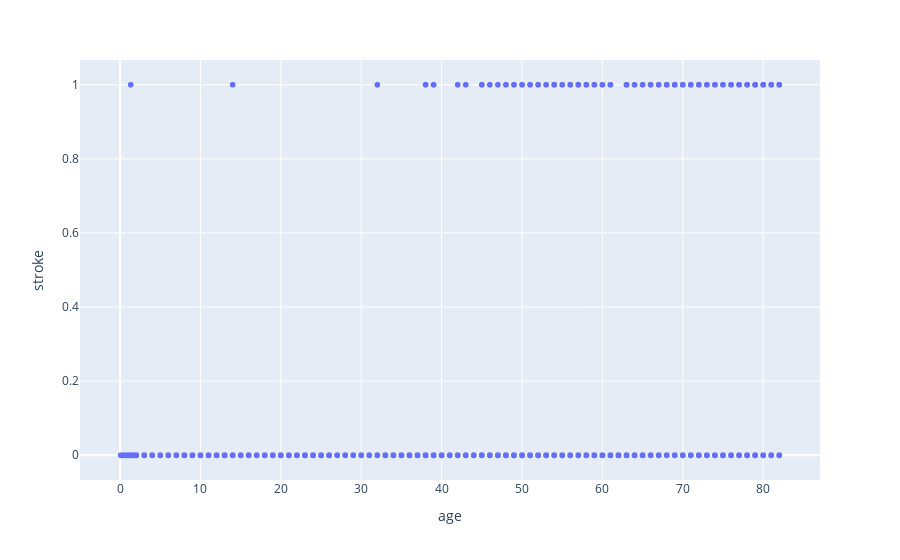

Notebook code for this chart:
### Code cell
# Ploting scatterplot of age vs stroke 
import plotly.express as px
plt.figure(figsize = (5,5))
fig = px.scatter( stroke_df, x = 'age', y = 'stroke')
fig.show()

### Figure 1 — Plotly figure (JSON) as saved in the notebook; plotly's stock layout.template omitted (floating-point values rounded to 4 significant figures; data arrays with more than 128 entries replaced by an {"elided": "..."} marker saying what was removed)
{"data": [{"hovertemplate": "age=%{x}<br>stroke=%{y}<extra></extra>", "legendgroup": "", "marker": {"color": "#636efa", "symbol": "circle"}, "mode": "markers", "name": "", "showlegend": false, "type": "scattergl", "x": {"elided": "5109 float values"}, "xaxis": "x", "y": {"elided": "5109 int values"}, "yaxis": "y"}], "layout": {"legend": {"tracegroupgap": 0}, "margin": {"t": 60}, "xaxis": {"anchor": "y", "domain": [0, 1], "title": {"text": "age"}}, "yaxis": {"anchor": "x", "domain": [0, 1], "title": {"text": "stroke"}}}}
